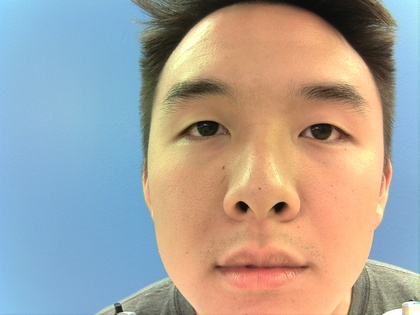
%> input picture software/samples/Leon/img8.jpg, 420 x 315 px, shrunk from 1600 x 1200 before the run
$ octave matlab_demo.m   (GNU Octave 9; MATLAB toolbox functions it lacks are replaced by stand-ins)
%> lines starting %> are read from the running program, lines starting %| are printed output that depends on the picture; in (x1, y1, x2, y2) boxes, pixels count from 0 and x2, y2 are one past the last pixel; in counts of white or black regions, pixels touching at a corner belong together; the program's own positions count from 1
### get_scale.m
function [outscale] = get_scale(img, realdist)
%> called with realdist = 10
% gets the scale

% read image
img1 = imread(img);
%> img1 is the input picture: size 315x420x3 uint8; mean R, G, B 167.9, 161.9, 154.7
face = rgb2gray(img1);
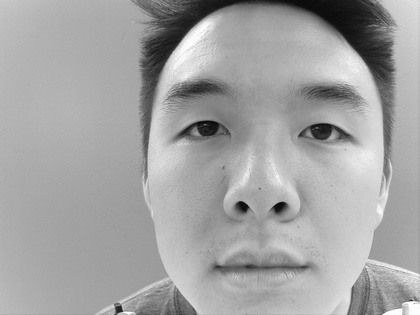
%> face: size 315x420 uint8; min 5, max 255, mean 162.9

% hough transform
e1 = edge(face, 'Canny', 0.5);
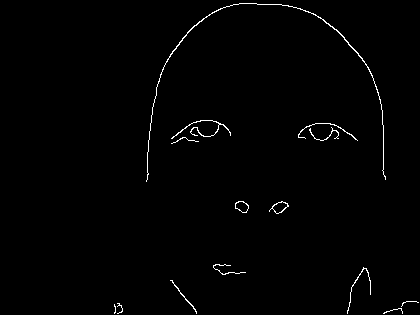
%> e1: size 315x420 logical; 0.95% white in thin lines or dots, all inside (x1, y1, x2, y2) = (114, 3, 419, 314)

radii = [5:1:50];
%> the run ends on the next line
h1 = circle_hough(e1, radii, 'same', 'normalise');
peaks1 = circle_houghpeaks(h1, radii, 'nhoodxy', 15, 'nhoodr', 21, 'npeaks', 2, 'Threshold', 0.5*max(max(max(h1))));

assignin('base','e1',e1);

fig = figure(1);
imshow(img1);
hold on
for peak1 = peaks1
    [x, y] = circlepoints(peak1(3));
    plot(x+peak1(1), y+peak1(2), 'g-');
end

% calculate scale
imgdist_x = peaks1(1,1) - peaks1(1,2);
imgdist_y = peaks1(2,1) - peaks1(2,2);
imgdist = sqrt(imgdist_x^2 + imgdist_y^2);

outscale = realdist / imgdist;

end

### get_IPD1.m
function [imgout, IPD, peaks1, peaks2, peaks3, boxes1, boxes2] = get_IPD1(img, realdist)
% gets IPD
%	img: frontal face input image
%	IPD: inter-pupilary distance in units of pixels

% get scale
imgscale = get_scale(img, realdist)

% initialize Viola-Jones steps
detect_eye1 = vision.CascadeObjectDetector('LeftEye');
detect_eye1.MinSize = [100 100];
detect_eye1.MergeThreshold = 150;

detect_eye2 = vision.CascadeObjectDetector('RightEye');
detect_eye2.MinSize = [100 100];
detect_eye2.MergeThreshold = 150;

% read image
img1 = imread(img);
boxes1 = step(detect_eye1, img1);
boxes2 = step(detect_eye2, img1);

% if can't detect eyes
if size(boxes1,1)<1
	boxes1 = [500 500 100 100];
end
if size(boxes2,1)<1
	boxes2 = [500 500 100 100];
end

% create images with marked features
IFaces1 = insertObjectAnnotation(img1, 'rectangle', boxes1(1,:), 'Left Eye');
IFaces2 = insertObjectAnnotation(IFaces1, 'rectangle', boxes2(1,:), 'Right Eye');

%----------------------------------------------------------------------------------%

% detect eyes
eye1r = [boxes1(1,4), boxes1(1,3)];
eye2r = [boxes2(1,4), boxes2(1,3)];
eye1 = img1(boxes1(1,2):boxes1(1,2)+boxes1(1,4), boxes1(1,1):boxes1(1,1)+boxes1(1,3), :);
eye2 = img1(boxes2(1,2):boxes2(1,2)+boxes2(1,4), boxes2(1,1):boxes2(1,1)+boxes2(1,3), :);
% eye1 = eye1(round((0.2*eye1r(1)):(0.8*eye1r(1))), round((0.2*eye1r(2)):(0.8*eye1r(2))), :);
% eye2 = eye2(round((0.2*eye2r(1)):(0.8*eye2r(1))), round((0.2*eye2r(2)):(0.8*eye2r(2))), :);

% convert to grayscale
eye1a = eye1; eye1 = eye1;
eye1 = rgb2gray(eye1);

eye2a = eye2; eye2 = eye2;
eye2 = rgb2gray(eye2);

face = rgb2gray(img1);

% use a median filter to filter out noise
eye1 = medfilt2(eye1, [2 2]);
eye2 = medfilt2(eye2, [2 2]);

% convert the resulting grayscale image into a binary image.
eye1 = im2bw(eye1,0.08);
eye2 = im2bw(eye2,0.08);

% hough transform
e1 = edge(eye1, 'Canny', 0.5);
e2 = edge(eye2, 'Canny', 0.5);
e3 = edge(face, 'Canny', 0.5);

% where we get schwifty
radii = [10:1:20];
h1 = circle_hough(e1, radii, 'same', 'normalise');
peaks1 = circle_houghpeaks(h1, radii, 'nhoodxy', 15, 'nhoodr', 21, 'npeaks', 1, 'Threshold', 0.5*max(max(max(h1))));

radii = [10:1:20];
h2 = circle_hough(e2, radii, 'same', 'normalise');
peaks2 = circle_houghpeaks(h2, radii, 'nhoodxy', 15, 'nhoodr', 21, 'npeaks', 1, 'Threshold', 0.5*max(max(max(h2))));

radii = [10:1:40];
h3 = circle_hough(e3, radii, 'same', 'normalise');
peaks3 = circle_houghpeaks(h3, radii, 'nhoodxy', 15, 'nhoodr', 21, 'npeaks', 2, 'Threshold', 0.5*max(max(max(h3))));

% if can't detect pupils
if size(peaks1,2)<1
	peaks1 = [100; 100; 10];
end
if size(peaks2,2)<1
	peaks2 = [100; 100; 10];
end
if size(peaks3,2)<1
	peaks3 = [100; 100; 10];
end
assignin('base','IFaces2',IFaces2);

% [11 lines of commented-out code are left out]
imgout = 'test';

% calculate IPD value
assignin('base','peaks1',peaks1);
assignin('base','peaks2',peaks2);
assignin('base','boxes1',boxes1);
assignin('base','boxes2',boxes2);

IPD_x = (peaks1(1)+boxes1(1,1)) - (peaks2(1)+boxes2(1,1));
IPD_y = (peaks1(2)+boxes1(1,2)) - (peaks2(2)+boxes2(1,2));
IPD = imgscale*sqrt(IPD_x^2 + IPD_y^2);


end

### matlab_demo.m
meshfile = 'leon.ply';
face_frontalpic = 'C:/Users/Daniel Hull/Documents/Projects/BFPD/software/samples/Leon/img8.jpg';
realdistance = 10;
a = get_manual(meshfile, face_frontalpic, realdistance)

$ run again, with software/samples/Leon/img0.jpg copied over software/samples/Leon/img8.jpg
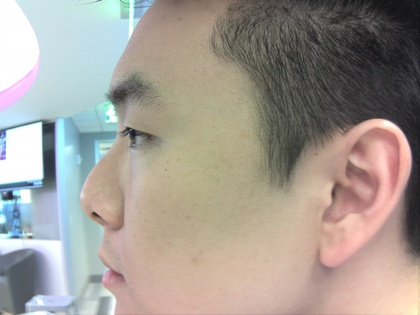
%> input picture software/samples/Leon/img0.jpg, 420 x 315 px, shrunk from 1600 x 1200 before the run
%> in get_scale, img1 is the input picture: size 315x420x3 uint8; mean R, G, B 163.2, 156.1, 148.4
%> in get_scale, `face = rgb2gray(img1);`:
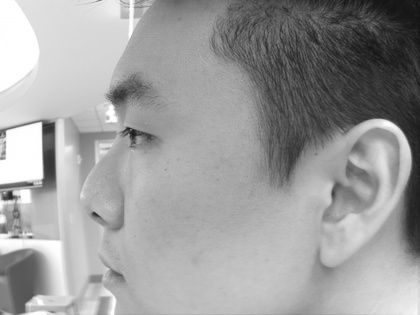
%> face: size 315x420 uint8; min 19, max 255, mean 157.4
%> in get_scale, `e1 = edge(face, 'Canny', 0.5);`:
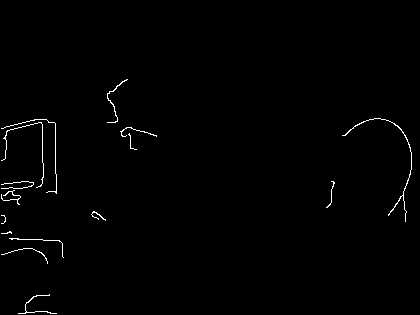
%> e1: size 315x420 logical; 0.83% white in thin lines or dots, all inside (x1, y1, x2, y2) = (1, 79, 412, 314)

$ run again, with software/samples/Leon/img1.jpg copied over software/samples/Leon/img8.jpg
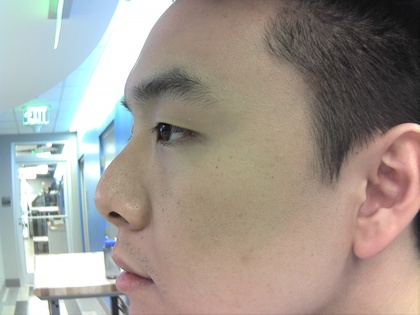
%> input picture software/samples/Leon/img1.jpg, 420 x 315 px, shrunk from 1600 x 1200 before the run
%> in get_scale, img1 is the input picture: size 315x420x3 uint8; mean R, G, B 160.4, 153, 145.6
%> in get_scale, `face = rgb2gray(img1);`:
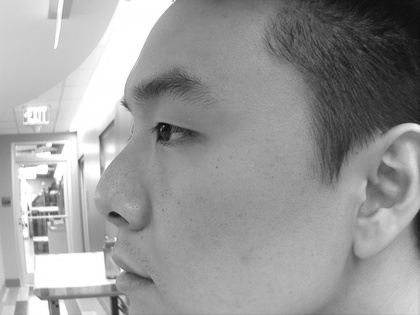
%> face: size 315x420 uint8; min 13, max 255, mean 154.4
%> in get_scale, `e1 = edge(face, 'Canny', 0.5);`:
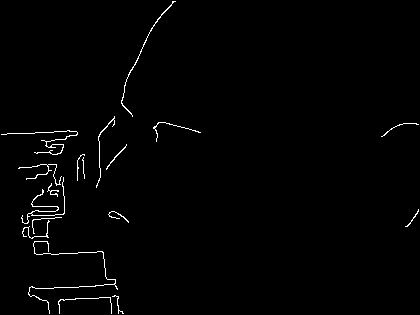
%> e1: size 315x420 logical; 1.2% white in thin lines or dots
